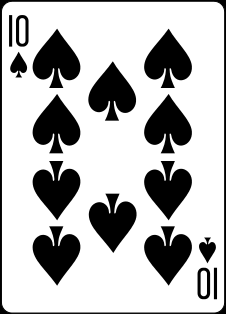
#> input picture Examen Parcial/templates/Pica/10.png, 226 x 314 px, given as the content of the folder rank_templates, which was not available
$ python Prueba.py
#> lines starting #> are read from the running program, lines starting #| are printed output that depends on the picture; after the words box and inside, x2 and y2 are one past the last pixel; in counts of white or black regions, pixels touching at a corner belong together; pictures that were not available may be replaced by others from this repository, and a replacement may not be noted
import cv2
import numpy as np
import os

# =========================================================
#            CARGA DE PLANTILLAS DE RANGO (A-10,J,Q,K)
# =========================================================
def load_rank_templates(folder="rank_templates"):
    ranks = {}
    for filename in os.listdir(folder):
        if filename.lower().endswith((".png", ".jpg", ".jpeg")):
            name = filename.split(".")[0]  # nombre tal cual: '2','3','0','J','Q','K'
            img = cv2.imread(os.path.join(folder, filename), 0)
            if img is None:
                print(f"[ERROR] No se pudo leer rank template {filename}")
                continue
            tpl = cv2.resize(img, (70, 90))
            tpl_bin = preprocess_rank_roi(tpl)
            ranks[name] = tpl_bin
    print("=== Plantillas de rango cargadas ===")
    print(f"Rangos: {sorted(list(ranks.keys()), key=lambda x: (len(x), x))}")
    return ranks

# =========================================================
#           PREPROCESADO DE ROI DE RANGO (robustez)
# =========================================================
def preprocess_rank_roi(roi):
    eq = cv2.equalizeHist(roi)
    thr = cv2.adaptiveThreshold(eq, 255, cv2.ADAPTIVE_THRESH_GAUSSIAN_C,
                                cv2.THRESH_BINARY, 11, 2)
    if np.mean(thr) > 127:
        thr = cv2.bitwise_not(thr)
    return thr

# =========================================================
#                 DETECCIÓN DE LA CARTA
# =========================================================
def extract_card(frame):
    gray = cv2.cvtColor(frame, cv2.COLOR_BGR2GRAY)
    blur = cv2.GaussianBlur(gray, (5, 5), 0)
    edges = cv2.Canny(blur, 60, 150)
    contours, _ = cv2.findContours(edges, cv2.RETR_EXTERNAL, cv2.CHAIN_APPROX_SIMPLE)

    if len(contours) == 0:
        return None, None

    cnt = max(contours, key=cv2.contourArea)
    area = cv2.contourArea(cnt)
    if area < 2000:
        return None, None

    return cnt, frame

# =========================================================
#                 WARP A VERTICAL 200x300
# =========================================================
def warp_card(image, cnt):
    rect = cv2.minAreaRect(cnt)
    box = cv2.boxPoints(rect)
    box = box.astype(np.int32)

    s = box.sum(axis=1)
    diff = np.diff(box, axis=1)
    ordered = np.zeros((4, 2), dtype="float32")
    ordered[0] = box[np.argmin(s)]
    ordered[2] = box[np.argmax(s)]
    ordered[1] = box[np.argmin(diff)]
    ordered[3] = box[np.argmax(diff)]

    dst = np.array([[0,0],[200,0],[200,300],[0,300]], dtype="float32")
    M = cv2.getPerspectiveTransform(ordered, dst)
    warp = cv2.warpPerspective(image, M, (200, 300))
    return warp

# =========================================================
#       DETECCIÓN DEL NÚMERO/FIGURA (USANDO SOLO LA ESQUINA)
# =========================================================
def recognize_rank(card_img, rank_templates):
    gray = cv2.cvtColor(card_img, cv2.COLOR_BGR2GRAY)
    gray = cv2.resize(gray, (200, 300))
    roi = gray[10:100, 10:80]   # esquina superior izquierda
    roi = cv2.resize(roi, (70, 90))
    roi_bin = preprocess_rank_roi(roi)

    best_name = "???"
    best_score = -1.0

    for name, tpl_bin in rank_templates.items():
        res = cv2.matchTemplate(roi_bin, tpl_bin, cv2.TM_CCOEFF_NORMED)
        _, score, _, _ = cv2.minMaxLoc(res)
        if score > best_score:
            best_score = score
            best_name = name

    # Mapear '0' a '10' si se usa esa convención
    if best_name == "0":
        best_name = "10"

    return best_name, best_score

# =========================================================
#                PROGRAMA PRINCIPAL
# =========================================================
def main():
    rank_templates = load_rank_templates("rank_templates")
#> in load_rank_templates, img is the input picture: shape (314, 226); min 0, max 255, mean 185.2
#> in preprocess_rank_roi, `thr = cv2.adaptiveThreshold(eq, 255, cv2.ADAPTIVE_THRESH_GAUSSIAN_C, c..`:
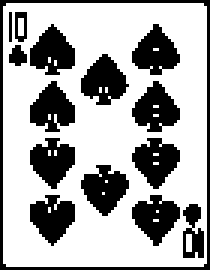
#> thr: shape (90, 70) (shown 3 times larger); 66.5% white; 15 black regions (1 under 20 px), largest, box (x1, y1, x2, y2) and area: (0, 0, 70, 90) 320, (27, 18, 43, 35) 167, (44, 46, 60, 63) 167
#| Rangos: ['10']
#> rank_templates = 1 item

    cap = cv2.VideoCapture(0)
    if not cap.isOpened():
        print("No se pudo abrir la cámara.")
        return

    print("Detección de carta y reconocimiento de número/figura | 'q' para salir")

    while True:
        ret, frame = cap.read()
        if not ret:
            break

        cnt, _ = extract_card(frame)
#> in extract_card, `blur = cv2.GaussianBlur(gray, (5, 5), 0)`:
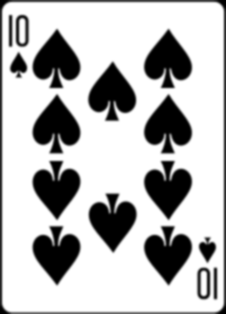
#> blur: shape (314, 226); min 0, max 255, mean 185.6
#> in extract_card, `edges = cv2.Canny(blur, 60, 150)`:
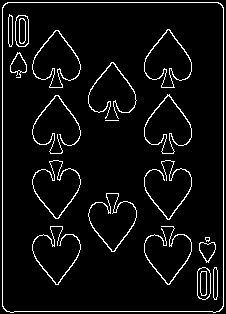
#> edges: shape (314, 226); 5.9% white in thin lines or dots
#> in extract_card, `contours, _ = cv2.findContours(edges, cv2.RETR_EXTERNAL, cv2.CHAIN_APP..`: contours = 1 contour; box (x1, y1, x2, y2) and area: (2, 2, 224, 313) 68258
#> in extract_card, `cnt = max(contours, key=cv2.contourArea)`: cnt = contour of 28 points, box (x1, y1, x2, y2) (2, 2, 224, 313), area 68258
#> in extract_card, `area = cv2.contourArea(cnt)`: area = 68258
        if cnt is not None:
            cv2.drawContours(frame, [cnt], -1, (0, 255, 0), 2)
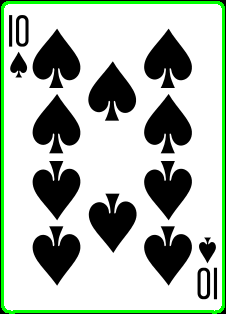
#> frame: shape (314, 226, 3); 4.47% of pixels changed, all inside (x1, y1, x2, y2) = (1, 1, 225, 314)

            card = warp_card(frame, cnt)
#> in warp_card, `rect = cv2.minAreaRect(cnt)`: rect = ((112.5, 157), (310, 221), -90)
#> in warp_card, `box = cv2.boxPoints(rect)`: box = [[223, 312], [2, 312], [2, 2], [223, 2]]
#> in warp_card, `s = box.sum(axis=1)`: s = [535, 314, 4, 225]
#> in warp_card, `diff = np.diff(box, axis=1)`: diff = [89, 310, 0, -221]
            rank, score = recognize_rank(card, rank_templates)
#> in preprocess_rank_roi (call 2), `eq = cv2.equalizeHist(roi)`:
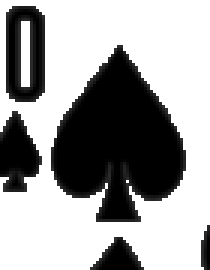
#> eq: shape (90, 70) (shown 3 times larger); min 0, max 255, mean 161.9
#> in preprocess_rank_roi (call 2), `thr = cv2.adaptiveThreshold(eq, 255, cv2.ADAPTIVE_THRESH_GAUSSIAN_C, c..`:
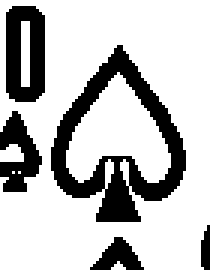
#> thr: shape (90, 70) (shown 3 times larger); 75% white; 5 black regions, box (x1, y1, x2, y2) and area: (17, 15, 62, 74) 885, (2, 2, 15, 34) 330, (0, 37, 14, 64) 215, (30, 79, 48, 90) 106, (67, 75, 70, 90) 37
#> the loop in recognize_rank, `for name, tpl_bin in rank_templates.items():` made 1 pass
#> (name, res, score, best_score, best_name) on pass 1: ('10', [0.0333], 0.0333, 0.0333, '10')
#> after the loop in recognize_rank, `for name, tpl_bin in rank_templates.items():`: best_score = 0.0333
#> rank = '10'; score = 0.0333

            card_display = card.copy()
            cv2.putText(card_display, f"{rank} ({score:.2f})", (10, 40),
                        cv2.FONT_HERSHEY_SIMPLEX, 1.2, (255, 255, 0), 3)
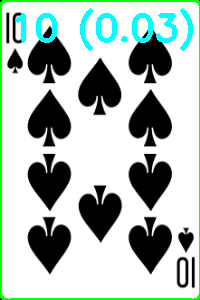
#> card_display: shape (300, 200, 3); mean B, G, R 184.5, 191.4, 176.1
            cv2.imshow("Carta Normalizada", card_display)

        cv2.imshow("Camara", frame)
        key = cv2.waitKey(1)
#> (key q is pressed here)
        if key == ord('q'):
            break

    cap.release()
    cv2.destroyAllWindows()

if __name__ == "__main__":
    main()
